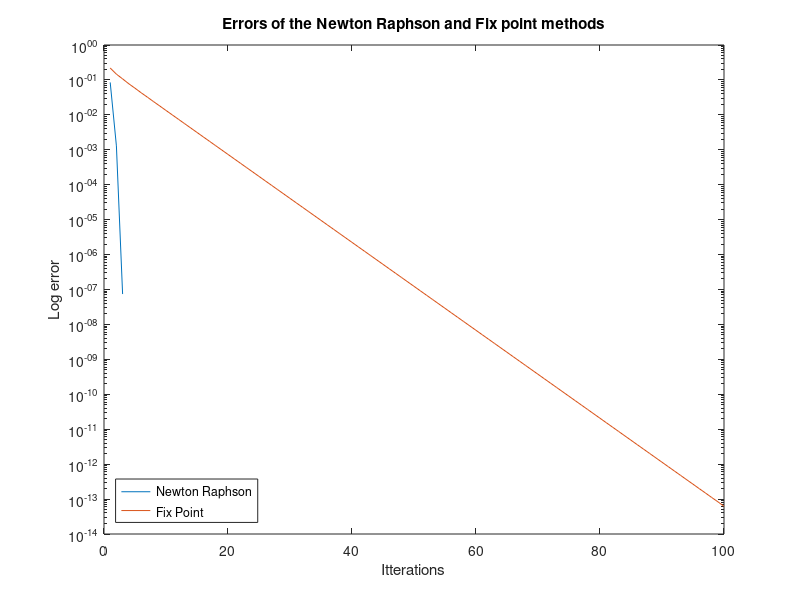
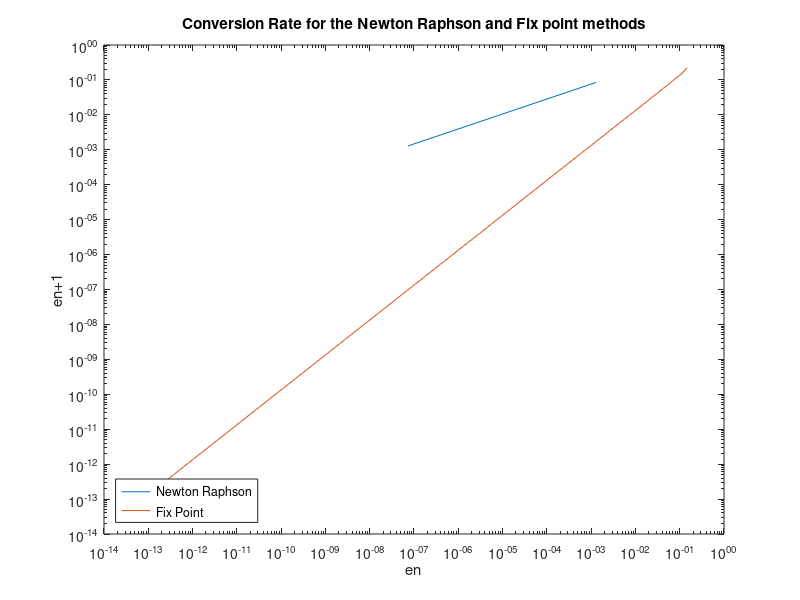

The MATLAB source for these figures, in order:
x_true = 3.161826486551946;

x_newton = 2.8;
f = x_newton - 4*sin(2*x_newton) - 3;
fp = 1 - 8*cos(2*x_newton);
x_newton_i = x_newton - f/fp;

x_fix = 2.8;
x_fix_i = -sin(2*x_fix) + (5/4) * x_fix - 3/4;

error_newton_vector = zeros(1, 100);
error_fix_vector = zeros(1, 100);

for n = 1:100
    error_newton_vector(n) = abs(x_true - x_newton_i);
    x_newton = x_newton_i;
    f = x_newton - 4*sin(2*x_newton) - 3;
    fp = 1 - 8*cos(2*x_newton);
    x_newton_i = x_newton - f/fp;
    
    
    error_fix_vector(n) = abs(x_true - x_fix_i);
    x_fix = x_fix_i;
    x_fix_i = -sin(2*x_fix) + (5/4) * x_fix - 3/4;
end

x = 1:100;
figure(1)

semilogy(x, error_newton_vector)
hold on
semilogy(x,error_fix_vector)
title('Errors of the Newton Raphson and Fix point methods')
xlabel('Itterations')
ylabel('Log error')
legend({'Newton Raphson','Fix Point'},'Location','southwest')


newton_convergence_error_1 = error_newton_vector(1:99);
newton_convergence_error_2 = error_newton_vector(2:100);
fix_convergence_error_1 = error_fix_vector(1:99);
fix_convergence_error_2 = error_fix_vector(2:100);

newton_convergence_error_ratio = newton_convergence_error_1./newton_convergence_error_2;
fix_convergence_error_ratio = fix_convergence_error_1./fix_convergence_error_2;

figure(2)
x = 1:99;
loglog(newton_convergence_error_2, newton_convergence_error_1)
hold on
loglog(fix_convergence_error_2, fix_convergence_error_1)
title('Conversion Rate for the Newton Raphson and Fix point methods')
xlabel('en')
ylabel('en+1')
legend({'Newton Raphson','Fix Point'},'Location','southwest')
